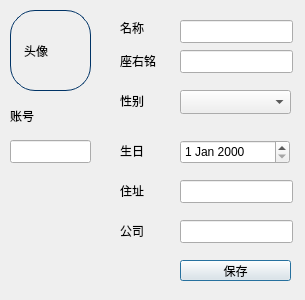
<?xml version="1.0" encoding="UTF-8"?>
<ui version="4.0">
 <class>DInfo</class>
 <widget class="QDialog" name="DInfo">
  <property name="geometry">
   <rect>
    <x>0</x>
    <y>0</y>
    <width>305</width>
    <height>300</height>
   </rect>
  </property>
  <property name="windowTitle">
   <string>Dialog</string>
  </property>
  <widget class="QLabel" name="avatarLabel">
   <property name="geometry">
    <rect>
     <x>10</x>
     <y>10</y>
     <width>81</width>
     <height>81</height>
    </rect>
   </property>
   <property name="styleSheet">
    <string notr="true">QLabel {

    border: 1px solid #003366; 
    border-radius: 25px; 
    padding: 10px;  
    width: 50px; 
    height: 50px;
    text-align: center; 
}
</string>
   </property>
   <property name="text">
    <string>头像</string>
   </property>
  </widget>
  <widget class="QLineEdit" name="nameEdit">
   <property name="geometry">
    <rect>
     <x>180</x>
     <y>20</y>
     <width>113</width>
     <height>23</height>
    </rect>
   </property>
  </widget>
  <widget class="QLineEdit" name="mottoEdit">
   <property name="geometry">
    <rect>
     <x>180</x>
     <y>50</y>
     <width>113</width>
     <height>23</height>
    </rect>
   </property>
  </widget>
  <widget class="QLineEdit" name="locationEdit">
   <property name="geometry">
    <rect>
     <x>180</x>
     <y>180</y>
     <width>113</width>
     <height>23</height>
    </rect>
   </property>
  </widget>
  <widget class="QLineEdit" name="companyEdit">
   <property name="geometry">
    <rect>
     <x>180</x>
     <y>220</y>
     <width>113</width>
     <height>23</height>
    </rect>
   </property>
  </widget>
  <widget class="QComboBox" name="genderCombo">
   <property name="geometry">
    <rect>
     <x>180</x>
     <y>90</y>
     <width>111</width>
     <height>24</height>
    </rect>
   </property>
  </widget>
  <widget class="QPushButton" name="saveButton">
   <property name="geometry">
    <rect>
     <x>180</x>
     <y>260</y>
     <width>111</width>
     <height>21</height>
    </rect>
   </property>
   <property name="text">
    <string>保存</string>
   </property>
  </widget>
  <widget class="QDateEdit" name="birthdayEdit">
   <property name="geometry">
    <rect>
     <x>180</x>
     <y>140</y>
     <width>110</width>
     <height>24</height>
    </rect>
   </property>
  </widget>
  <widget class="QLabel" name="label">
   <property name="geometry">
    <rect>
     <x>120</x>
     <y>140</y>
     <width>61</width>
     <height>21</height>
    </rect>
   </property>
   <property name="text">
    <string>生日</string>
   </property>
  </widget>
  <widget class="QLabel" name="label_2">
   <property name="geometry">
    <rect>
     <x>120</x>
     <y>220</y>
     <width>61</width>
     <height>21</height>
    </rect>
   </property>
   <property name="text">
    <string>公司</string>
   </property>
  </widget>
  <widget class="QLabel" name="label_3">
   <property name="geometry">
    <rect>
     <x>120</x>
     <y>50</y>
     <width>61</width>
     <height>21</height>
    </rect>
   </property>
   <property name="text">
    <string>座右铭</string>
   </property>
  </widget>
  <widget class="QLabel" name="label_4">
   <property name="geometry">
    <rect>
     <x>120</x>
     <y>180</y>
     <width>61</width>
     <height>21</height>
    </rect>
   </property>
   <property name="text">
    <string>住址</string>
   </property>
  </widget>
  <widget class="QLabel" name="label_5">
   <property name="geometry">
    <rect>
     <x>120</x>
     <y>90</y>
     <width>61</width>
     <height>21</height>
    </rect>
   </property>
   <property name="text">
    <string>性别</string>
   </property>
  </widget>
  <widget class="QLabel" name="label_6">
   <property name="geometry">
    <rect>
     <x>120</x>
     <y>20</y>
     <width>54</width>
     <height>16</height>
    </rect>
   </property>
   <property name="text">
    <string>名称</string>
   </property>
  </widget>
  <widget class="QLineEdit" name="accountEdit">
   <property name="geometry">
    <rect>
     <x>10</x>
     <y>140</y>
     <width>81</width>
     <height>23</height>
    </rect>
   </property>
   <property name="text">
    <string/>
   </property>
  </widget>
  <widget class="QLabel" name="label_7">
   <property name="geometry">
    <rect>
     <x>10</x>
     <y>100</y>
     <width>91</width>
     <height>31</height>
    </rect>
   </property>
   <property name="text">
    <string>账号</string>
   </property>
  </widget>
 </widget>
 <resources/>
 <connections/>
</ui>
